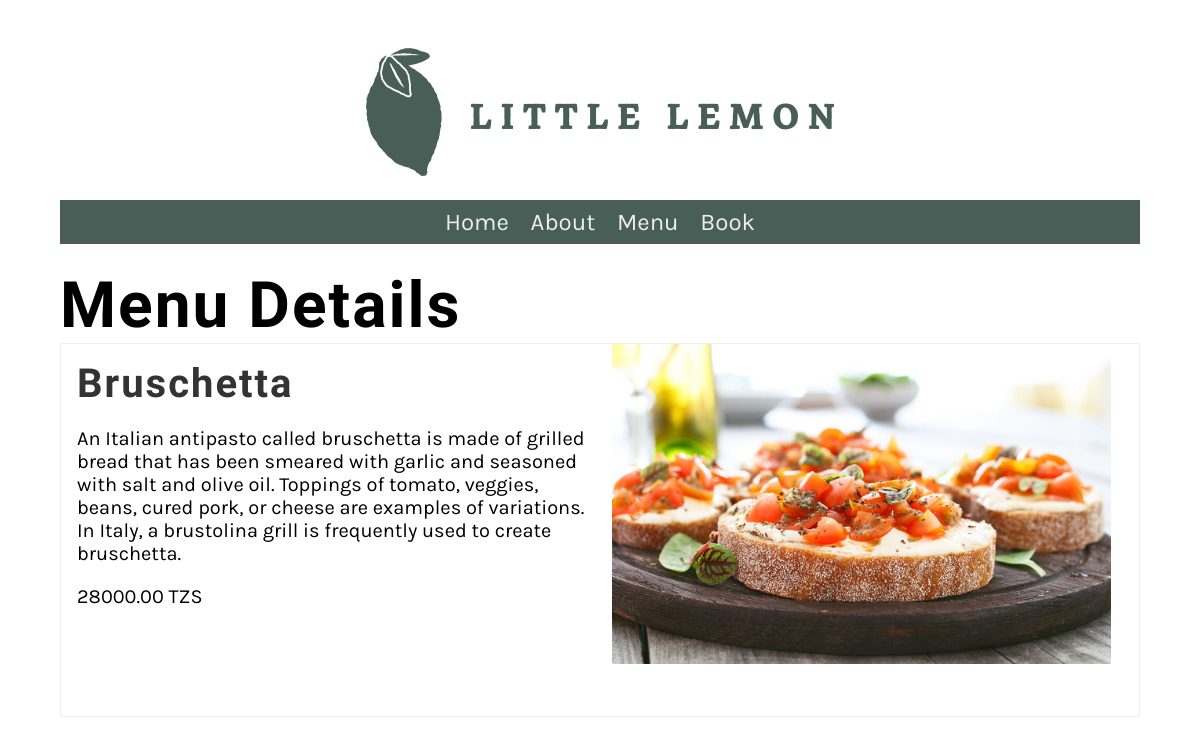
The app's page /menu_item/3 with its own data.
### restaurant/models.py (models this page shows, shortened)
class Menu(models.Model):
   name = models.CharField(max_length=255)
   price = models.IntegerField()
   description = models.CharField(max_length=1000, default='')
   photo = models.ImageField(upload_to='menu_photos/', default='')

### restaurant/views.py (the view)
# urls.py: path('menu_item/<int:pk>', views.display_menu_item, name="menu_item")
def display_menu_item(request, pk=None):
    if pk:
        menu_item = Menu.objects.get(pk=pk)
    else:
        menu_item = ""
    return render(request, 'menu_item.html', {'menu_item': menu_item})

### restaurant/templates/menu_item.html
{% extends 'base.html' %}
{% load static %}
{% block content %}
<h1>Menu Details</h1>
<article>
  <div class="row">
  <div class="column">
    <h2>{{ menu_item.name }}</h2>
    <p>{{ menu_item.description }}</p>
    <p>{{ menu_item.price }}.00 TZS</p>
  </div>
  <div class="column">
    <figure class="figure">
      <img src={{ menu_item.photo.url }}>
    </figure>
  </div>
</div>
</article>
{% endblock %}

### restaurant/static/css/style.css (style rules this page uses)
body { font-family: 'Karla', sans-serif; margin-top: 3rem; margin-bottom: 3rem; margin-left: 5%; margin-right: 5%; }
h1, h2, h3, h4, h5, h6 { font-family: 'Markazi Text', serif; letter-spacing: 2px;; }
h1 { font-size: 4rem; margin-top: 1.5rem; margin-bottom: 0; }
h2 { font-size: 2.5rem; color: #333333; margin:1rem 0; }
p, ul { font-size: 1.25rem;; }
article { flex:1; }
article img { max-width: 100%; }
main article { border: 1px solid #EDEFEE; padding-left: 1rem; padding-right: 1rem; }
figure { margin: 0; }
.row { display: flex; flex-direction: row; width: 100%; padding-bottom: 1rem; }
.column { flex-basis: 50%; margin-bottom: 1rem; padding-bottom: 1rem; }
.column figure { padding: 0px 12px; }

### records on screen
Menu: name "Bruschetta", description "An Italian antipasto called bruschetta is made of grilled bread that has been smeared with garlic and seasoned with salt and olive oil. Toppings of tomato, veggies, beans, cured pork, or cheese are examples of variations. In Italy, a brustolina grill is frequently used to create bruschetta.", price "28000", photo (picture)
